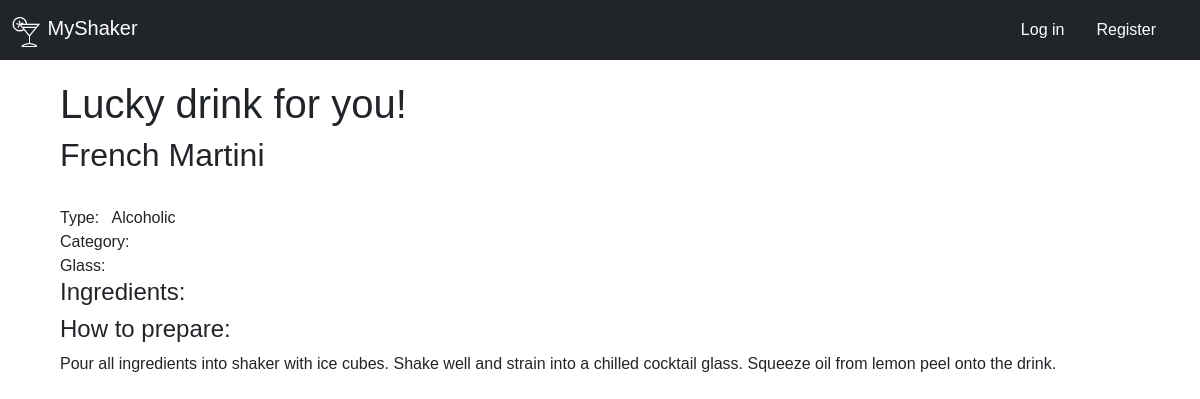
/luck, run on an earlier commit of the app's database.
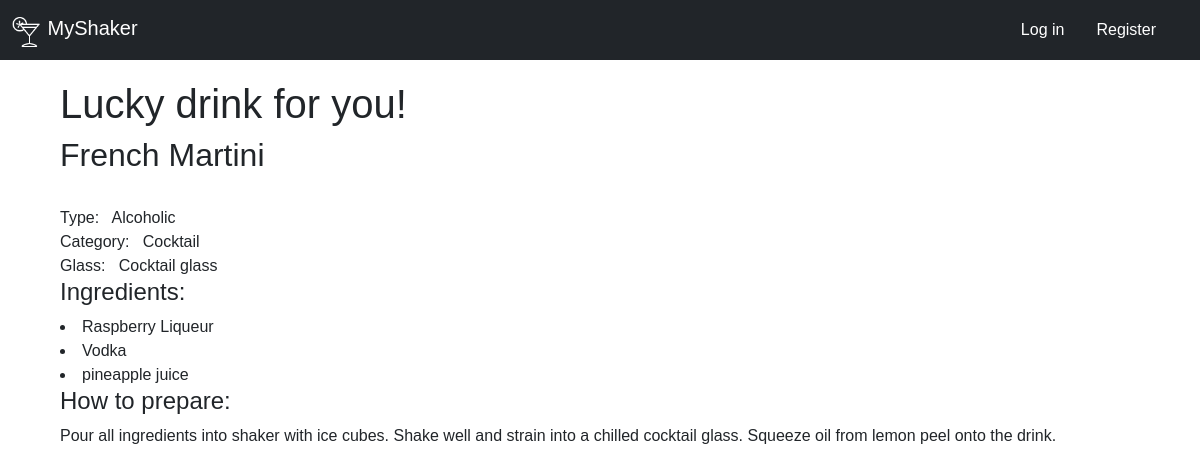
And on a later commit of the database.
### shaker/models.py (models this page shows, shortened)
class Drink(models.Model):
    creator = models.ForeignKey(User, on_delete=models.CASCADE, null=True, blank=True)
    name = models.CharField(max_length=50)
    alcoholic = models.BooleanField(default=True)
    category =  models.ForeignKey("Category", on_delete=models.CASCADE, related_name="related_listings", null=True, blank=True)
    glass = models.ForeignKey("Glass", on_delete=models.CASCADE, related_name="used_for", null=True, blank=True)
    ingredients = models.ManyToManyField("Ingredient", related_name="used_for", blank=True)
    instructions = models.CharField(max_length=3000)
    image_url = models.URLField(default=None, blank=True)

class Category(models.Model):
    name = models.CharField(max_length=30, primary_key=True)
    class Meta:
        verbose_name_plural = "categories"
    def __str__(self):
        return self.name

class Glass(models.Model):
    name = models.CharField(max_length=30, primary_key=True)
    class Meta:
        verbose_name_plural = "glasses"
    def __str__(self):
        return self.name

class Ingredient(models.Model):
    name = models.CharField(max_length=30, primary_key=True)
    def __str__(self):
        return self.name

### shaker/views.py (the view)
# urls.py: path("luck", views.luck, name="luck"),
def luck(request):
    random_drink = Drink.objects.order_by('?')[0]
    return render(request, "shaker/single_drink.html", {
        "drink": random_drink,
        "page_heading": "Lucky drink for you!"
    })

### shaker/templates/shaker/single_drink.html (shortened to what this page needs)
{% extends "shaker/layout.html" %}
{% load static %}
{% block body %}
<h2>{{ drink.name }}</h2>
<div>
    {% if drink.alcoholic %}
    <p class="basic-info">Type:   Alcoholic</p>
    {% else %}
    <p class="basic-info">Type:   Non-alcoholic</p>
    {% endif %}
    <p class="basic-info">Category:   {{ drink.category }}</p>
    <p class="basic-info">Glass:   {{ drink.glass }}</p>
</div>
<div>
    <h4>Ingredients:</h4>
    {% for ingredient in drink.ingredients.all %}
        <li>{{ ingredient }}</li>
    {% endfor %}
</div>
<h4>How to prepare:</h4>
<div> {{ drink.instructions }}</div>
{% endblock %}

### shaker/templates/shaker/layout.html (shortened to what this page needs)
{% load static %}
<!DOCTYPE html>
<html lang="en">
    <head>
        <link href="https://cdn.jsdelivr.net/npm/bootstrap@5.2.0/dist/css/bootstrap.min.css" rel="stylesheet">
        <link href="{% static 'shaker/styles.css' %}" rel="stylesheet">
    </head>
    <body>
        <nav class="navbar navbar-dark bg-dark fixed-top">
            <div class="container-fluid">
              <a class="navbar-brand" href="{% url 'index' %}"><img src="/static/shaker/cocktailwhite.png" alt="" width="30" height="30" class="d-inline-block align-text-top">
                MyShaker</a>
              {% if user.is_authenticated %}
              <button class="navbar-toggler" type="button" data-bs-toggle="offcanvas" data-bs-target="#offcanvasDarkNavbar" aria-controls="offcanvasDarkNavbar">
                <span class="navbar-toggler-icon"></span>
              </button>
              <div class="offcanvas offcanvas-end text-bg-dark" tabindex="-1" id="offcanvasDarkNavbar" aria-labelledby="offcanvasDarkNavbarLabel">
                <div class="offcanvas-header">
                  <h5 class="offcanvas-title" id="offcanvasDarkNavbarLabel">Menu</h5>
                  <button type="button" class="btn-close btn-close-white" data-bs-dismiss="offcanvas" aria-label="Close"></button>
                </div>
                <div class="offcanvas-body">
                  <ul class="navbar-nav justify-content-end flex-grow-1 pe-3">
                    <li class="nav-item">
                      <a class="nav-link active" aria-current="page" href="{% url 'index' %}">Home</a>
                    </li>
                    <li class="nav-item">
                        <a class="nav-link" href="{% url 'add_drink_form' %}">Add drink</a>
                    </li>
                    <li class="nav-item">
                      <a class="nav-link" href="{% url 'favorites' user.username %}">My favorites</a>
                    </li>
                    <li class="nav-item">
                        <a class="nav-link" href="{% url 'luck' %}">Lucky one</a>
                    </li>
                    <li class="nav-item">
                        <a class="nav-link" href="{% url 'logout' %}">Logout</a>
                    </li>
                    <li class="nav-item dropdown">
                      <a class="nav-link dropdown-toggle" href="#" role="button" data-bs-toggle="dropdown" aria-expanded="false">
                        Dropdown
                      </a>
                      <ul class="dropdown-menu dropdown-menu-dark">
                        <li><a class="dropdown-item" href="#">Action</a></li>
                        <li><a class="dropdown-item" href="#">Another action</a></li>
                        <li>
                          <hr class="dropdown-divider">
                        </li>
                        <li><a class="dropdown-item" href="#">Something else here</a></li>
                      </ul>
                    </li>
                  </ul>
                  {% comment %} <form class="d-flex" role="search">
                    <input class="form-control me-2" type="search" placeholder="Search" aria-label="Search">
                    <button class="btn btn-success" type="submit">Search</button>
                  </form> {% endcomment %}
                </div>
              </div>
              {% else %}
                <div class="d-flex">
                    <a class="nav-link nav-login-logout" href="{% url 'login' %}">Log in</a>
                    <a class="nav-link nav-login-logout" href="{% url 'register' %}">Register</a>
                </div>
              {% endif %}
            </div>
          </nav>
          <div class="body-div">
            {% if page_heading %}
            <h1>{{ page_heading }}</h1>
            {% endif %}
              {% block body %}
              {%endblock %}
          </div>
    </body>
</html>

### shaker/static/shaker/styles.css (style rules this page uses)
body { font-family: 'Gill Sans', 'Trebuchet MS', sans-serif; margin: 5%; margin-top: 5em; }
a { color: rgb(226, 171, 105); }
.nav-login-logout { color: white; padding-inline-end: 2em; }
.basic-info { white-space: pre; margin: 0em; }

What changed in the data, as far as the page shows it:
changed Drink "French Martini": category (not shown) → "Cocktail"; glass (not shown) → "Cocktail glass"
added Ingredient: name "Raspberry Liqueur"
added Ingredient: name "Vodka"
added Ingredient: name "pineapple juice"
